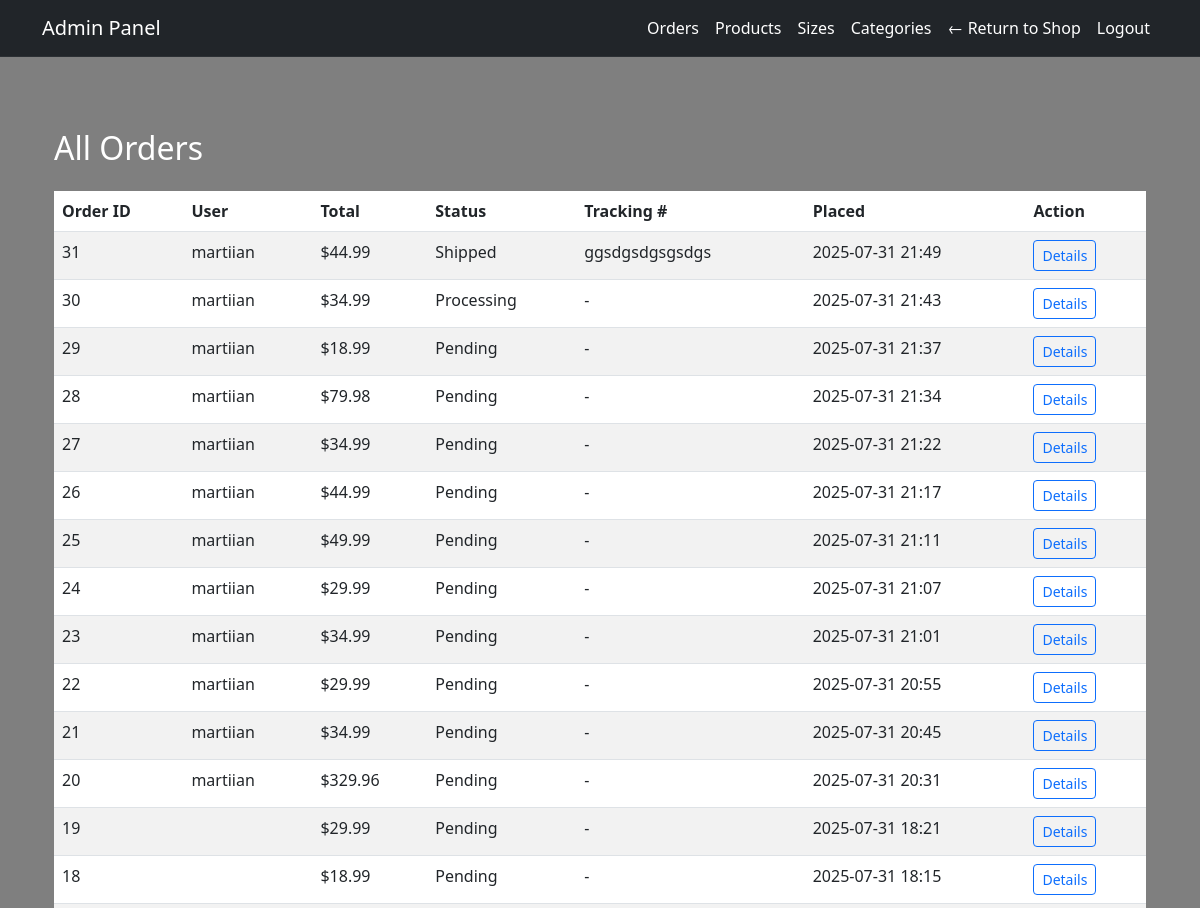
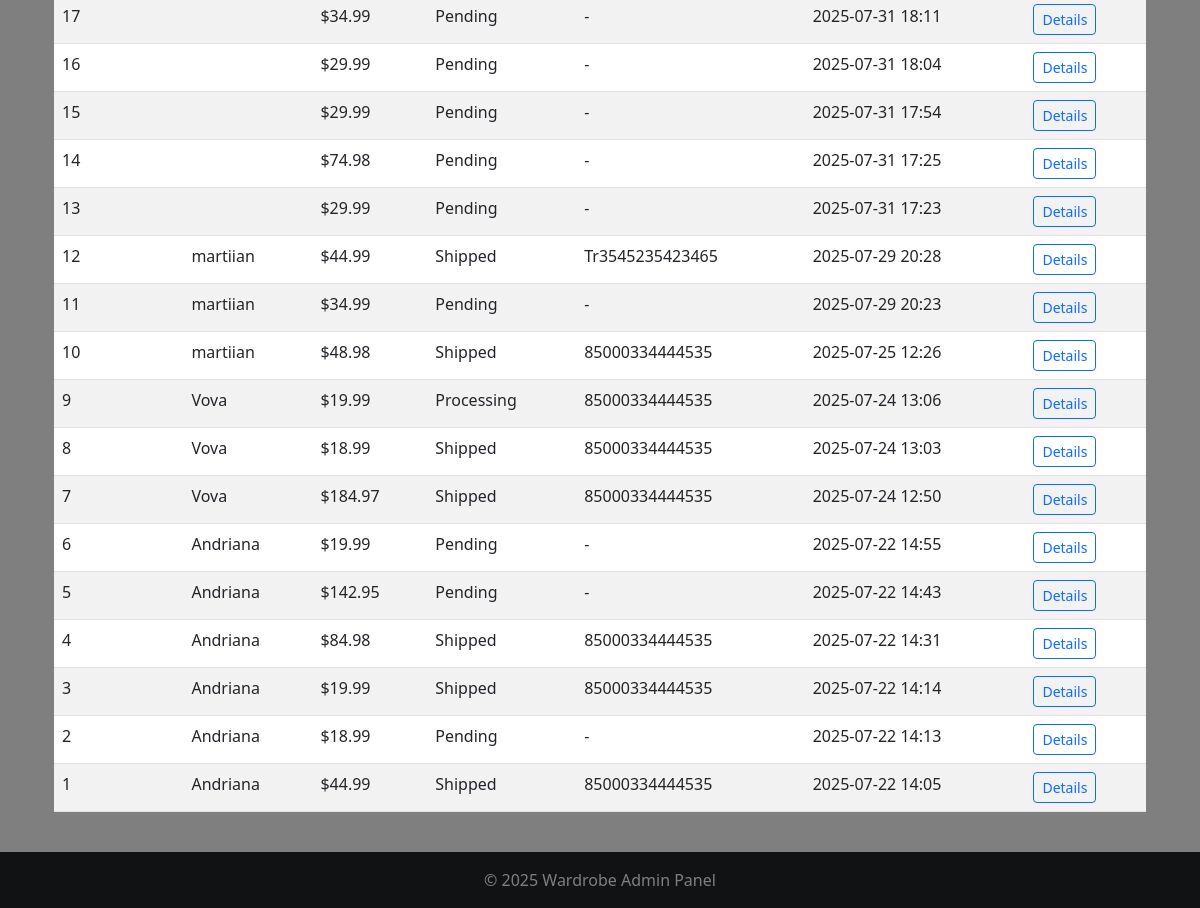
/adminpanel/orders/ (signed in), run on the app's committed database (2 pictures, top to bottom).
### orders/models.py (models this page shows, shortened)
class Order(models.Model):
    PAYMENT_METHOD_CHOICES = [
        ('card', 'Card'),
        ('paypal', 'PayPal'),
    ]
    TRACKING_STATUS_CHOICES = [
        ('Pending', 'Pending'),
        ('Processing', 'Processing'),
        ('Shipped', 'Shipped'),
        ('Delivered', 'Delivered'),
    ]
    user = models.ForeignKey(User, on_delete=models.CASCADE, null=True, blank=True)
    full_name = models.CharField(max_length=100)
    email = models.EmailField()
    guest_token = models.CharField(max_length=64, editable=False, null=True, blank=True)
    address = models.CharField(max_length=255)
    city = models.CharField(max_length=100)
    postal_code = models.CharField(max_length=20)
    country = models.CharField(max_length=100)
    payment_method = models.CharField(
        max_length=50,
        choices=PAYMENT_METHOD_CHOICES,
        default='card',
    )
    total_price = models.DecimalField(max_digits=10, decimal_places=2)
    created_at = models.DateTimeField(auto_now_add=True)
    is_completed = models.BooleanField(default=False)
    tracking_number = models.CharField(max_length=100, blank=True, null=True)
    status = models.CharField(
        max_length=20,
        choices=TRACKING_STATUS_CHOICES,
        default='Pending'
    )

### adminpanel/views.py (the view)
# urls.py: path('orders/', views.order_list, name='admin_order_list'),
@login_required
@user_passes_test(admin_required)
def order_list(request):
    orders = Order.objects.all().order_by('-created_at')
    return render(request, 'adminpanel/order_list.html', {'orders': orders})

### adminpanel/views.py (called while the page is built)
def admin_required(user):
    return user.is_staff or user.is_superuser

### cart/cart.py (called while the page is built)
    def _load_cart_data(self):
        cart = self.session.get(settings.CART_SESSION_ID, {})
        return cart if isinstance(cart, dict) else {}

    def __len__(self):
        return sum(item.get('quantity', 0) for item in self.cart.values())

### cart/context_processors.py (called while the page is built)
def cart_context(request):
    cart = Cart(request)
    return {
        'cart': cart,
        'cart_item_count': len(cart),
    }

### wardrobeapp/context_processors.py (called while the page is built)
def stripe_public_key(request):
    return {
        'STRIPE_PUBLIC_KEY': settings.STRIPE_PUBLIC_KEY
    }

### adminpanel/templates/adminpanel/order_list.html
{% extends 'adminpanel/base.html' %}
{% block content %}
<div class="container mt-5">
  <h2 class="mb-4">All Orders</h2>
  <table class="table table-striped">
    <thead>
      <tr>
        <th>Order ID</th>
        <th>User</th>
        <th>Total</th>
        <th>Status</th>
        <th>Tracking #</th>
        <th>Placed</th>
        <th>Action</th>
      </tr>
    </thead>
    <tbody>
      {% for order in orders %}
      <tr>
        <td>{{ order.id }}</td>
        <td>{{ order.user.username }}</td>
        <td>${{ order.total_price }}</td>
        <td>{{ order.status }}</td>
        <td>{{ order.tracking_number|default:"-" }}</td>
        <td>{{ order.created_at|date:"Y-m-d H:i" }}</td>
        <td><a href="{% url 'adminpanel:admin_order_detail' order.id %}" class="btn btn-sm btn-outline-primary">Details</a></td>
      </tr>
      {% endfor %}
    </tbody>
  </table>
</div>
{% endblock %}

### wardrobeapp/static/css/style.css (style rules this page uses)
html, body { margin: 0; padding: 0; height: 100%; width: 100%; font-family: 'Segoe UI', 'Roboto', 'Helvetica Neue', Arial, sans-serif; color: #fff; background: url('https://images.unsplash.com/photo-1489987707025-afc232f7ea0f?q=80&w=1170&auto=format&fit=crop&ixlib=rb-4.1.0') no-repeat center center fixed; background-size: cover; overflow-x: hidden; }
body::before { content: ''; position: fixed; inset: 0; background: rgba(0, 0, 0, 0.5); z-index: 0; }
main, .container, .card, form, section, .row { position: relative; z-index: 1; }

### data on the page
Order: id "31", user.username "martiian", total_price "44.99", status "Shipped", tracking_number "ggsdgsdgsgsdgs", created_at "2025-07-31 21:49"
Order: id "30", user.username "martiian", total_price "34.99", status "Processing", tracking_number "-", created_at "2025-07-31 21:43"
Order: id "29", user.username "martiian", total_price "18.99", status "Pending", tracking_number "-", created_at "2025-07-31 21:37"
Order: id "28", user.username "martiian", total_price "79.98", status "Pending", tracking_number "-", created_at "2025-07-31 21:34"
Order: id "27", user.username "martiian", total_price "34.99", status "Pending", tracking_number "-", created_at "2025-07-31 21:22"
Order: id "26", user.username "martiian", total_price "44.99", status "Pending", tracking_number "-", created_at "2025-07-31 21:17"
Order: id "25", user.username "martiian", total_price "49.99", status "Pending", tracking_number "-", created_at "2025-07-31 21:11"
Order: id "24", user.username "martiian", total_price "29.99", status "Pending", tracking_number "-", created_at "2025-07-31 21:07"
Order: id "23", user.username "martiian", total_price "34.99", status "Pending", tracking_number "-", created_at "2025-07-31 21:01"
Order: id "22", user.username "martiian", total_price "29.99", status "Pending", tracking_number "-", created_at "2025-07-31 20:55"
Order: id "21", user.username "martiian", total_price "34.99", status "Pending", tracking_number "-", created_at "2025-07-31 20:45"
Order: id "20", user.username "martiian", total_price "329.96", status "Pending", tracking_number "-", created_at "2025-07-31 20:31"
Order: id "19", total_price "29.99", status "Pending", tracking_number "-", created_at "2025-07-31 18:21"
Order: id "18", total_price "18.99", status "Pending", tracking_number "-", created_at "2025-07-31 18:15"
Order: id "17", total_price "34.99", status "Pending", tracking_number "-", created_at "2025-07-31 18:11"
Order: id "16", total_price "29.99", status "Pending", tracking_number "-", created_at "2025-07-31 18:04"
Order: id "15", total_price "29.99", status "Pending", tracking_number "-", created_at "2025-07-31 17:54"
Order: id "14", total_price "74.98", status "Pending", tracking_number "-", created_at "2025-07-31 17:25"
Order: id "13", total_price "29.99", status "Pending", tracking_number "-", created_at "2025-07-31 17:23"
Order: id "12", user.username "martiian", total_price "44.99", status "Shipped", tracking_number "Tr3545235423465", created_at "2025-07-29 20:28"
Order: id "11", user.username "martiian", total_price "34.99", status "Pending", tracking_number "-", created_at "2025-07-29 20:23"
Order: id "10", user.username "martiian", total_price "48.98", status "Shipped", tracking_number "85000334444535", created_at "2025-07-25 12:26"
Order: id "9", user.username "Vova", total_price "19.99", status "Processing", tracking_number "85000334444535", created_at "2025-07-24 13:06"
Order: id "8", user.username "Vova", total_price "18.99", status "Shipped", tracking_number "85000334444535", created_at "2025-07-24 13:03"
Order: id "7", user.username "Vova", total_price "184.97", status "Shipped", tracking_number "85000334444535", created_at "2025-07-24 12:50"
Order: id "6", user.username "Andriana", total_price "19.99", status "Pending", tracking_number "-", created_at "2025-07-22 14:55"
Order: id "5", user.username "Andriana", total_price "142.95", status "Pending", tracking_number "-", created_at "2025-07-22 14:43"
Order: id "4", user.username "Andriana", total_price "84.98", status "Shipped", tracking_number "85000334444535", created_at "2025-07-22 14:31"
Order: id "3", user.username "Andriana", total_price "19.99", status "Shipped", tracking_number "85000334444535", created_at "2025-07-22 14:14"
Order: id "2", user.username "Andriana", total_price "18.99", status "Pending", tracking_number "-", created_at "2025-07-22 14:13"
Order: id "1", user.username "Andriana", total_price "44.99", status "Shipped", tracking_number "85000334444535", created_at "2025-07-22 14:05"
